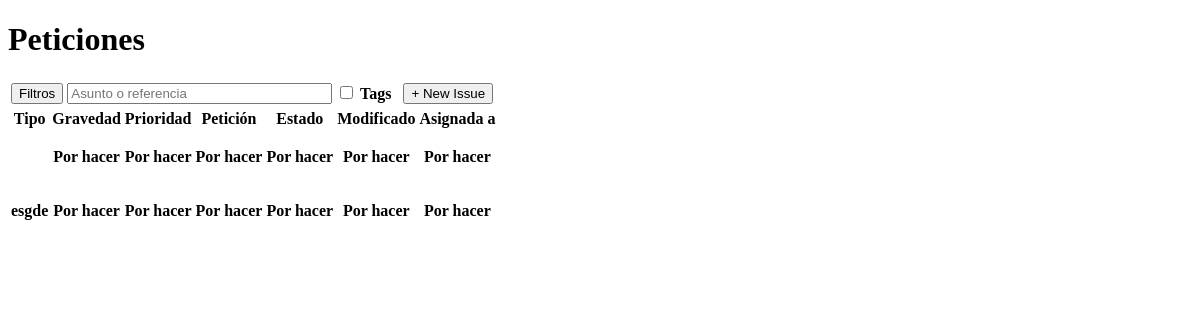
Before: / with the older database file.
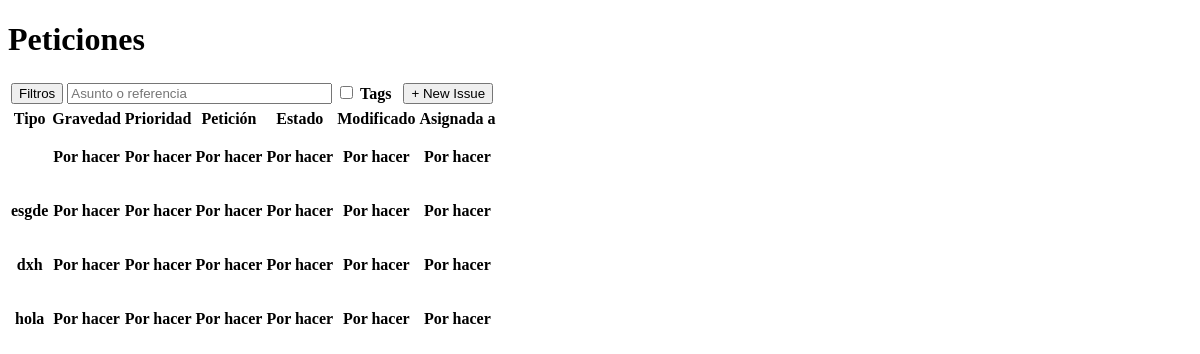
After: the same page with the newer database file.
### blacklotus/models.py (models this page shows, shortened)
class Issue(models.Model):
    subject = models.CharField(max_length=100)
    description = models.CharField(max_length=100)
    creator = models.CharField(max_length=100)
    objects = models.Manager()
    def getSubject(self):
        return self.subject

### blacklotus/views.py (the view)
# urls.py: path('', views.showIssues),
def showIssues(request):
    qs = Issue.objects.all
    return render(request, 'mainIssue.html', {'qs': qs})

### blacklotus/templates/mainIssue.html (shortened to what this page needs)
<!DOCTYPE html>
<html lang="en">
<head>
</head>
<body class="wallbody">
	<h1 class="walltitle">Peticiones</h1>
	<div class="wallmain">
        <table class="default">
            <tr>
            <th><button>Filtros</button></th>
            <th><input name="asunto" placeholder="Asunto o referencia" type="text" size=30></th>
            <th><input type="checkbox" name="tag" value="tagson"> Tags<br></th>
            <th></th>
            <th></th>
             <th><a href="http://127.0.0.1:8000/newissue/">
            <button> + New Issue</button></a></th>
            </tr>
        </table>
    <table class="issues">
        <tr>
        <th>Tipo</th>
        <th>Gravedad</th>
        <th>Prioridad</th>
        <th>Petición</th>
        <th>Estado</th>
        <th>Modificado</th>
        <th>Asignada a</th>
        </tr>
        {% for issue in qs %}
        <tr>
        <th><p>{{ issue.getSubject }}</p></th>
        <th><p>{{ "Por hacer"  }}</p></th>
        <th><p>{{ "Por hacer" }}</p></th>
        <th><p>{{ "Por hacer" }}</p></th>
        <th><p>{{ "Por hacer" }}</p></th>
        <th><p>{{ "Por hacer" }}</p></th>
        <th><p>{{ "Por hacer" }}</p></th>
        </tr>
        {% endfor %}
    </table>
	</div>
</body>
</html>

Changed rows visible on the page:
added Issue: getSubject "dxh", value "Por hacer"
added Issue: getSubject "hola", value "Por hacer"
